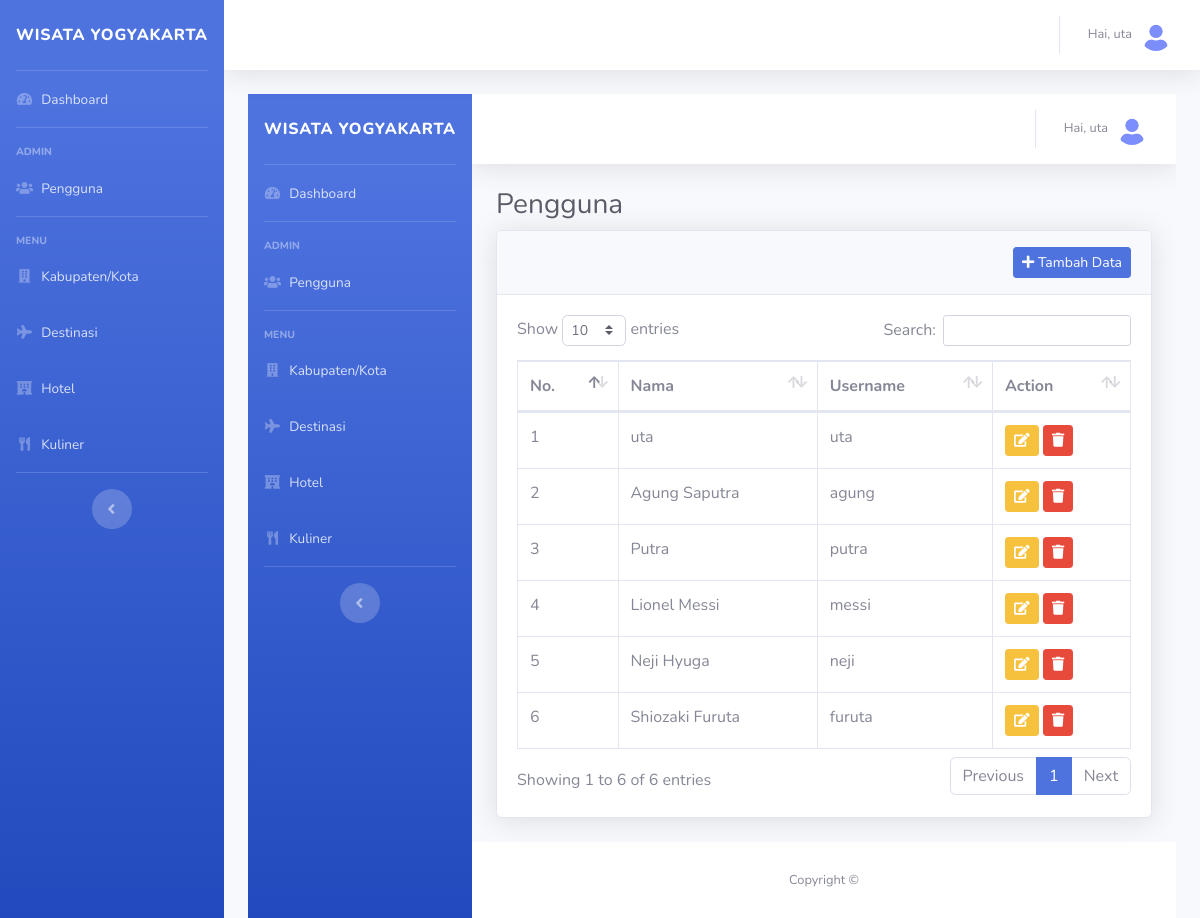
Screenshot of /pengguna.php (signed in) with the database file from the repository.
### tables this page shows
CREATE TABLE `pengguna` (
  `id` int(11) NOT NULL,
  `nama` varchar(256) DEFAULT NULL,
  `username` varchar(256) DEFAULT NULL,
  `password` varchar(256) DEFAULT NULL
);

### pengguna.php (the view, shortened to what this page needs)
<?php include('layouts/header.php'); ?>
<body id="page-top">
    <div id="wrapper">
        <?php include('layouts/sidebar.php'); ?>
        <?php include('layouts/topbar.php'); ?>
        <div class="container-fluid">
            <h1 class="h3 mb-2 text-gray-800">Pengguna</h1>
            <div class="card shadow mb-4">
                <div class="card-header py-3">
                    <a class="btn btn-primary btn-sm" href="tambah.php" style="float: right;">
                        <i class="fas fa-plus"></i> Tambah Data
                    </a>
                </div>
                <div class="card-body">
                    <div class="table-responsive">
                        <table class="table table-bordered" id="dataTable" width="100%" cellspacing="0">
                            <thead>
                                <tr>
                                    <th>No.</th>
                                    <th>Nama</th>
                                    <th>Username</th>
                                    <th>Action</th>
                                </tr>
                            </thead>
                            <tbody>
                                <?php
                                $no = 1;
                                $sql = mysqli_query($con, "SELECT * FROM pengguna");
                                while ($data = mysqli_fetch_array($sql)) {
                                ?>
                                    <tr>
                                        <td><?php echo $no++; ?></td>
                                        <td><?php echo $data['nama']; ?></td>
                                        <td><?php echo $data['username']; ?></td>
                                        <td><a class="btn btn-warning btn-sm" href="edit.php?id=<?php echo $data['id']; ?>&nama=<?php echo $data['nama']; ?>&username=<?php echo $data['username']; ?>"><i class="fas fa-edit"></i></a>
                                            <a class="btn btn-danger btn-sm" href="proses_delete.php?id=<?php echo $data['id']; ?>" onclick="return confirm('Apakah Anda Yakin Ingin Menghapus Data Ini?')"><i class="fas fa-trash"></i></a>
                                        </td>
                                    </tr>
                                <?php } ?>
                            </tbody>
                        </table>
                    </div>
                </div>
            </div>
        </div>
    </div>
    <?php include('layouts/footer.php'); ?>

### rows the page displays
pengguna: nama "uta", username "uta"
pengguna: nama "Agung Saputra", username "agung"
pengguna: nama "Putra", username "putra"
pengguna: nama "Lionel Messi", username "messi"
pengguna: nama "Neji Hyuga", username "neji"
pengguna: nama "Shiozaki Furuta", username "furuta"

### other values shown
$_SESSION['nama'] "uta uta"
